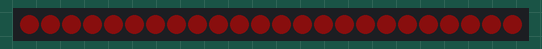
A sketch run on a simulated Arduino Uno, built with avr-gcc and run on an emulated ATmega328P. Parts: 24 RGB LEDs in strip order, left to right. Dim RGB values are drawn brighter than linear.

Above: at 0.15 s.
At 1.01 s:
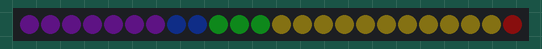
At 6.7 s:
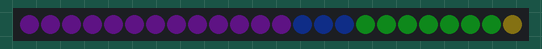
At 13.3 s:
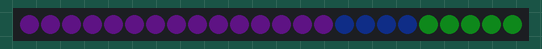
At 22.4 s:
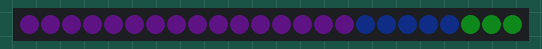
At 35.9 s:
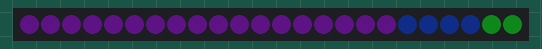

The sketch:

slow_fill_different_speeds.ino
```cpp
#include <FastLED.h>

#define NUMPIXELS 24
#define DATA_PIN 9
float multis[4] = {1.1, 1.2, 1.3, 1.4};
const int streams = sizeof(multis)/sizeof(multis[0]);
float tracks[24][streams];

int basetime = 100;
int time = 0;

CRGB leds[NUMPIXELS];

void setup() {
  FastLED.addLeds<NEOPIXEL, DATA_PIN>(leds, NUMPIXELS);
  for (int i = 0; i < 24; i++) {
    for (int j = 0; j < streams; j++){
      if (i==0){
        tracks[i][j] = basetime;
      } else {
        tracks[i][j] = tracks[i-1][j] * multis[j];
      }
    }
  }
}

void loop() {
  time += 10;
  for (int j = 0; j < 24; j++){
    if (tracks[j][3] <= time){
      leds[j] = CHSV(200, 150, 50);
    } else if (tracks[j][2] <= time){
      leds[j] = CHSV(150, 150, 50);
    } else if (tracks[j][1] <= time){
      leds[j] = CHSV(100, 150, 50);
    } else if (tracks[j][0] <= time){
      leds[j] = CHSV(50, 150, 50);
    } else {
      leds[j] = CHSV(0, 150, 50);
    }
  }
  FastLED.show();
  delay(10);
}
```
